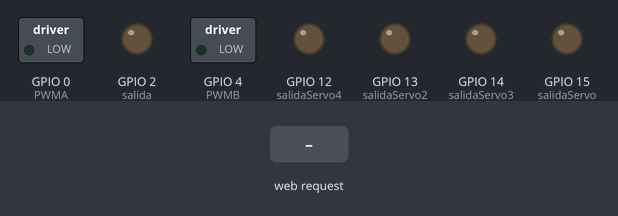
The sketch below on a simulated ESP8266 (NodeMCU). Shown: switched loads named in the sketch (green lamp = pin HIGH), output pins drawn as LEDs (lit = HIGH). Inputs (shaded band) come from the test bench. WiFi joins after 1.5 s; servers stay silent unless stated; what the sketch prints to the serial monitor is not drawn.

Above: at 2.7 s.
2.8 s: HTTP request GET /avanzar received
At 3.8 s:
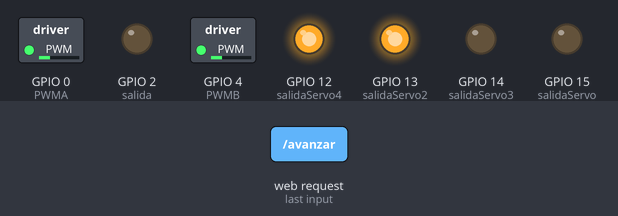
4.3 s: HTTP request GET /x received
At 4.9 s:
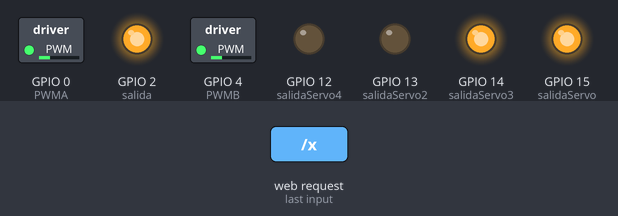
5.8 s: HTTP request GET /derecha received
At 6.1 s:
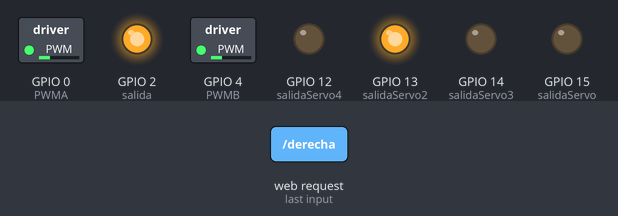
7.3 s: HTTP request GET /izquierda received
At 8.4 s:
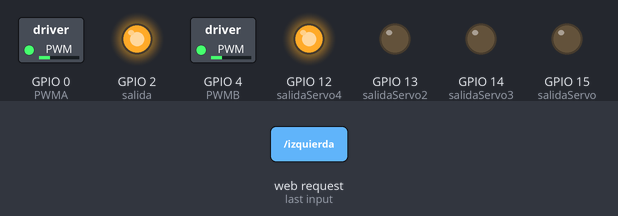
8.8 s: HTTP request GET /detener received
At 9.6 s:
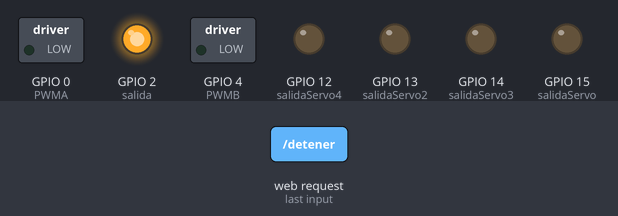
Timing chart, 0 to 11.3 s (numbered marks = the images above; inputs shaded):
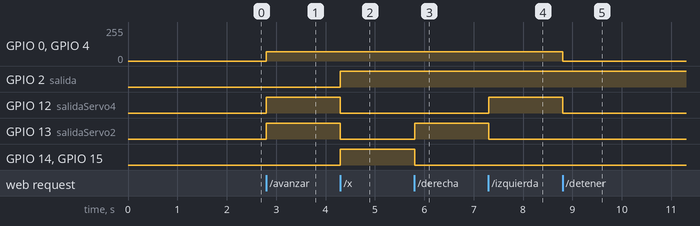

Measured:
- after the input at 2.8 s, GPIO 0 (PWMA), GPIO 4 (PWMB): 0/255 → 70/255 at once; GPIO 12 (salidaServo4), GPIO 13 (salidaServo2): LOW → HIGH at once
- after the input at 4.3 s, GPIO 2 (salida), GPIO 14 (salidaServo3), GPIO 15 (salidaServo): LOW → HIGH at once; GPIO 12 (salidaServo4), GPIO 13 (salidaServo2): HIGH → LOW at once
- after the input at 5.8 s, GPIO 13 (salidaServo2): LOW → HIGH at once; GPIO 14 (salidaServo3), GPIO 15 (salidaServo): HIGH → LOW at once
- after the input at 7.3 s, GPIO 12 (salidaServo4): LOW → HIGH at once; GPIO 13 (salidaServo2): HIGH → LOW at once
- after the input at 8.8 s, GPIO 0 (PWMA), GPIO 4 (PWMB): 70/255 → 0/255 at once; GPIO 12 (salidaServo4): HIGH → LOW at once

The sketch:

esp8266ServerLED.ino
```cpp
#include "ESP8266WiFi.h"
#include <ESP8266HTTPClient.h>

const char* wifiName     = "Wi-Fi IPN";
const char* wifiPass = "";


// const char* wifiName = "Totalplay-C4A5";
// const char* wifiPass = "C4A5E9782q3g346Q";

int contconexion = 0;
//------------------Servidor Web en puerto 80---------------------
WiFiServer server(80);

//---------------------VARIABLES GLOBALES-------------------------

String header; // Variable para guardar el HTTP request++++++++++
String estadoSalida = "off";
const int salida = 2;
const int salidaServo = 15;
const int salidaServo2 = 13;
const int salidaServo3 = 14;
const int salidaServo4 = 12;

int PWMA = 0; // Pin PWM para velocidad
int PWMB = 4;

//int potPin = A0; // Pin analógico al que se conecta el potenciómetro


char mensaje[50];
//---------------------------SETUP--------------------------------


void setup() {
    pinMode(salida, OUTPUT);
    pinMode(salidaServo, OUTPUT);
    pinMode(salidaServo2, OUTPUT);
    pinMode(salidaServo3, OUTPUT);
    pinMode(salidaServo4, OUTPUT);

    pinMode(PWMA, OUTPUT);
    pinMode(PWMB, OUTPUT);
    Serial.begin(115200);
    delay(10);
  // We start by connecting to a WiFi network
  Serial.println();

  Serial.print("Connecting to ");
  Serial.println(wifiName);

  WiFi.begin(wifiName, wifiPass);
  while (WiFi.status() != WL_CONNECTED and contconexion <50) {
      ++contconexion;
      delay(500);
      Serial.print(".");
    }
    if (contconexion <50) {
        Serial.println("");
        Serial.println("WiFi conectado");
        Serial.println(WiFi.localIP());
        server.begin(); // iniciamos el servidor
    }
    else {
        Serial.println("");
        Serial.println("Error de conexion");
    }
}

//----------------------------LOOP----------------------------------

void loop(){
  WiFiClient client = server.available();   // Escucha a los clientes entrantes


  if (client) {                             // Si se conecta un nuevo cliente
    Serial.println("New Client.");          //
    String currentLine = "";

    while (client.connected()) {            // loop mientras el cliente está conectado
      if (client.available()) {             // si hay bytes para leer desde el cliente
        char c = client.read();             // lee un byte
        Serial.write(c);                    // imprime ese byte en el monitor serial
        header += c;
        if (c == '\n') {                    // si el byte es un caracter de salto de linea
          if (currentLine.length() == 0) {
            client.println("HTTP/1.1 200 OK");
            client.println("Content-type:text/html");
            client.println("Connection: close");
            client.println();

            // enciende y apaga el GPIO
            if (header.indexOf("GET /avanzar") >= 0) {
              Serial.println("GPIO avanzar");

                // Leer el valor del potenciómetro
                //int potValue = analogRead(potPin);

                // Mapear el valor leído (0-1023) a un rango adecuado para PWM (0-255)
                //int velocidad = map(potValue, 0, 1023, 0, 255);

                analogWrite(PWMA, 70); // Máxima velocidad
                analogWrite(PWMB, 70); // Máxima velocidad
                digitalWrite(2, LOW); //HIGH ES 0 Y LOW ES 255
                digitalWrite(15, LOW); //HIGH ES 0 Y LOW ES 255
                digitalWrite(13, HIGH); //HIGH ES 0 Y LOW ES 255
                digitalWrite(14, LOW); //HIGH ES 0 Y LOW ES 255
                digitalWrite(12, HIGH); //HIGH ES 0 Y LOW ES 255


            }
            else if (header.indexOf("GET /x") >= 0)
            {
              Serial.println("GPIO reversa");

                // Leer el valor del potenciómetro
                //int potValue = analogRead(potPin);

                // Mapear el valor leído (0-1023) a un rango adecuado para PWM (0-255)
                // int velocidad = map(potValue, 0, 1023, 0, 255);

                analogWrite(PWMA, 70); // Máxima velocidad
                analogWrite(PWMB, 70); // Máxima velocidad
                digitalWrite(2, HIGH); //HIGH ES 0 Y LOW E  S 255
                digitalWrite(15, HIGH); //HIGH ES 0 Y LOW ES 255
                digitalWrite(13, LOW); //HIGH ES 0 Y LOW ES 255
                digitalWrite(14, HIGH); //HIGH ES 0 Y LOW ES 255
                digitalWrite(12, LOW); //HIGH ES 0 Y LOW ES 255
            }
            else if (header.indexOf("GET /derecha") >= 0)
            {
              Serial.println("GPIO derecha");

                // Leer el valor del potenciómetro
                // int potValue = analogRead(potPin);

                // Mapear el valor leído (0-1023) a un rango adecuado para PWM (0-255)
                // int velocidad = map(potValue, 0, 1023, 0, 255);

                analogWrite(PWMA, 70); // Máxima velocidad
                analogWrite(PWMB, 70); // Máxima velocidad
                // LED
                digitalWrite(2, HIGH); //HIGH ES 0 Y LOW E  S 255
                // MOTOR 1
                digitalWrite(15, LOW); //HIGH ES 0 Y LOW ES 255
                digitalWrite(13, HIGH); //HIGH ES 0 Y LOW ES 255
                // MOTOR 2
                digitalWrite(14, LOW); //HIGH ES 0 Y LOW ES 255
                digitalWrite(12, LOW); //HIGH ES 0 Y LOW ES 255
            }
            else if (header.indexOf("GET /izquierda") >= 0)
            {
              Serial.println("GPIO izquierda");

                // Leer el valor del potenciómetro
                // int potValue = analogRead(potPin);

                // Mapear el valor leído (0-1023) a un rango adecuado para PWM (0-255)
                // int velocidad = map(potValue, 0, 1023, 0, 255);

                analogWrite(PWMA, 70); // Máxima velocidad
                analogWrite(PWMB, 70); // Máxima velocidad
                // LED
                digitalWrite(2, HIGH); //HIGH ES 0 Y LOW E  S 255
                // MOTOR 1
                digitalWrite(15, LOW); //HIGH ES 0 Y LOW ES 255
                digitalWrite(13, LOW); //HIGH ES 0 Y LOW ES 255
                // MOTOR 2
                digitalWrite(14, LOW); //HIGH ES 0 Y LOW ES 255
                digitalWrite(12, HIGH); //HIGH ES 0 Y LOW ES 255
            }
            else if (header.indexOf("GET /detener") >= 0)
            {
              Serial.println("GPIO apagado");
                analogWrite(PWMA, 0); // Máxima velocidad
                analogWrite(PWMB, 0); // Máxima velocidad
                digitalWrite(2, HIGH); //HIGH ES 0 Y LOW E  S 255
                digitalWrite(15, LOW); //HIGH ES 0 Y LOW ES 255
                digitalWrite(13, LOW); //HIGH ES 0 Y LOW ES 255
                digitalWrite(14, LOW); //HIGH ES 0 Y LOW ES 255
                digitalWrite(12, LOW); //HIGH ES 0 Y LOW ES 255
            }

            // la respuesta HTTP temina con una linea en blanco
            client.println();
            break;
          } else { // si tenemos una nueva linea limpiamos currentLine
            currentLine = "";
          }
        } else if (c != '\r') {  // si C es distinto al caracter de retorno de carro
          currentLine += c;      // lo agrega al final de currentLine
        }
      }
    }
    // Limpiamos la variable header
    header = "";
    // Cerramos la conexión
    client.stop();
    Serial.println("Client disconnected.");
    Serial.println("");
  }
}
```
